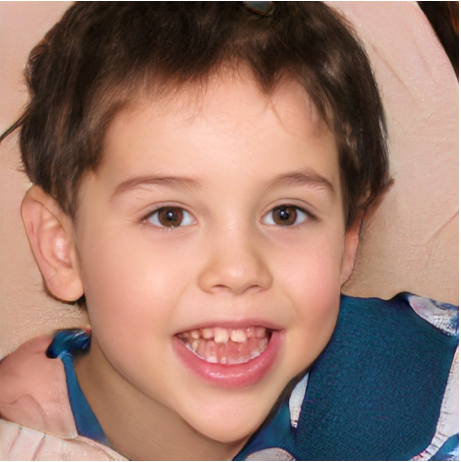
#> input picture hw_kibum/data_analysis/already_done/19/data_analysis_hw_19_4/data/human_face.png, 461 x 462 px
$ python skeleton.py
#> lines starting #> are read from the running program, lines starting #| are printed output that depends on the picture; after the words box and inside, x2 and y2 are one past the last pixel; in counts of white or black regions, pixels touching at a corner belong together
import cv2

# Haar Cascade Classifier 파일 경로
# 얼굴을 탐지하기 위해 미리 학습된 모델 파일을 불러온다.
# Haar Cascade Classifier는 얼굴의 특징을 감지하기 위한 도구이다.
face_cascade = cv2.CascadeClassifier(cv2.data.haarcascades + 'haarcascade_frontalface_default.xml')

# 1. 이미지 불러오기
# 얼굴을 탐지할 대상을 메모리로 불러오기 위해 이미지를 읽는다.
img = cv2.imread('../data/human_face.png')
#> img is the input picture: shape (462, 461, 3); mean B, G, R 110.1, 122.3, 155.9

# 2. 흑백 이미지로 변환
# 컬러 이미지를 흑백 이미지로 변환합니다.
# cvtColor 함수를 사용하여 이미지를 흑백으로 변환합니다.
# 간단한 모델의 경우 흑백 이미지로 변환하여 처리하는 것이 효율적일 수 있습니다.
# 따라서, 컬러 이미지를 흑백 이미지로 변환하겠습니다.
# 참고: https://docs.opencv.org/4.x/d8/d01/group__imgproc__color__conversions.html#gaf86c09fe702ed037c03c2bc603ceab14
gray = cv2.cvtColor(img, cv2.COLOR_BGR2GRAY)
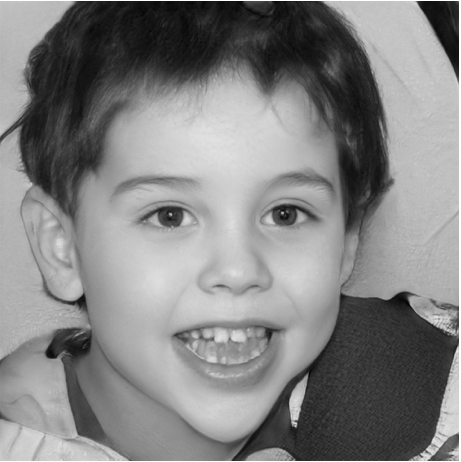
#> gray: shape (462, 461); min 1, max 255, mean 130.9

# 3. 얼굴 탐지 수행
# 이미지에서 얼굴을 탐지하기 위해 detectMultiScale 함수를 사용한다.
# scaleFactor를 설정하여 다양한 크기의 얼굴을 탐지할 수 있게 하고,
# minNeighbors를 통해 얼굴 후보군을 더 엄격하게 확인하여 실제 얼굴을 찾는다.
# minSize는 탐지할 얼굴의 최소 크기를 지정하여 너무 작은 얼굴을 무시하기 위해 사용한다.
# detectMultiScal 함수 참고: https://docs.opencv.org/4.x/d1/de5/classcv_1_1CascadeClassifier.html#aaf8181cb63968136476ec4204ffca498
faces = face_cascade.detectMultiScale(gray, scaleFactor=1.1, minNeighbors=3)
#> faces = [[66, 88, 326, 326]]

# 4. 탐지된 얼굴 주위에 사각형 그리기
# 탐지된 얼굴 위치를 시각적으로 표시하기 위해 얼굴 주위에 사각형을 그린다.
# cv2.rectangle 함수를 사용하여 (x, y, w, h) 좌표를 기준으로 사각형을 그린다.
# (255, 0, 0)은 파란색을 나타내며, 선의 두께를 2로 설정한다.
for (x, y, w, h) in faces:
    cv2.rectangle(img, (x, y), (x+w, y+h), (255, 0, 0), 2)
#> this loop made 1 pass
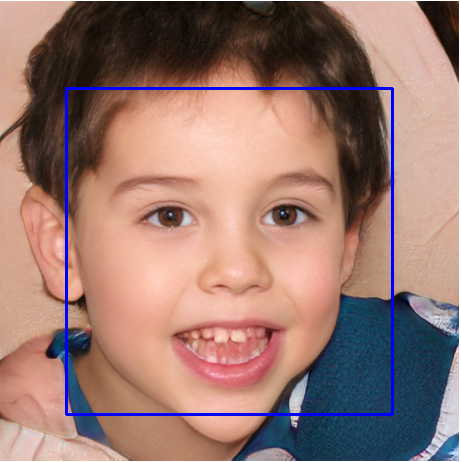
#> img: shape (462, 461, 3); 1.83% of pixels changed, all inside (x1, y1, x2, y2) = (65, 87, 394, 416)

# 5. 결과 이미지 출력
# 탐지된 얼굴 결과를 화면에 보여주기 위해 이미지 창을 연다.
# imshow 함수로 'Detected Faces'라는 이름의 창에 결과 이미지를 출력하고,
# waitKey(0)를 사용하여 사용자가 키를 누를 때까지 창을 유지한다.
# destroyAllWindows 함수로 모든 창을 닫는다.
cv2.imshow('Detected Faces', img)
cv2.waitKey(0)
cv2.destroyAllWindows()
